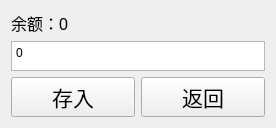
<?xml version="1.0" encoding="UTF-8"?>
<ui version="4.0">
 <class>deposit_window</class>
 <widget class="QWidget" name="deposit_window">
  <property name="geometry">
   <rect>
    <x>0</x>
    <y>0</y>
    <width>276</width>
    <height>116</height>
   </rect>
  </property>
  <property name="windowTitle">
   <string>存款</string>
  </property>
  <layout class="QGridLayout" name="gridLayout">
   <item row="0" column="0" colspan="2">
    <widget class="QLabel" name="balanceLabel">
     <property name="font">
      <font>
       <pointsize>12</pointsize>
      </font>
     </property>
     <property name="text">
      <string>余额：0</string>
     </property>
     <property name="alignment">
      <set>Qt::AlignLeading|Qt::AlignLeft|Qt::AlignVCenter</set>
     </property>
    </widget>
   </item>
   <item row="1" column="0" colspan="2">
    <widget class="QPlainTextEdit" name="depositTextEdit">
     <property name="sizePolicy">
      <sizepolicy hsizetype="Expanding" vsizetype="Fixed">
       <horstretch>0</horstretch>
       <verstretch>0</verstretch>
      </sizepolicy>
     </property>
     <property name="minimumSize">
      <size>
       <width>0</width>
       <height>30</height>
      </size>
     </property>
     <property name="maximumSize">
      <size>
       <width>16777215</width>
       <height>30</height>
      </size>
     </property>
     <property name="plainText">
      <string>0</string>
     </property>
    </widget>
   </item>
   <item row="2" column="0">
    <widget class="QPushButton" name="depositButton">
     <property name="font">
      <font>
       <pointsize>16</pointsize>
      </font>
     </property>
     <property name="text">
      <string>存入</string>
     </property>
    </widget>
   </item>
   <item row="2" column="1">
    <widget class="QPushButton" name="backButton">
     <property name="font">
      <font>
       <pointsize>16</pointsize>
      </font>
     </property>
     <property name="text">
      <string>返回</string>
     </property>
    </widget>
   </item>
  </layout>
 </widget>
 <resources>
  <include location="../resources.qrc"/>
 </resources>
 <connections/>
</ui>
